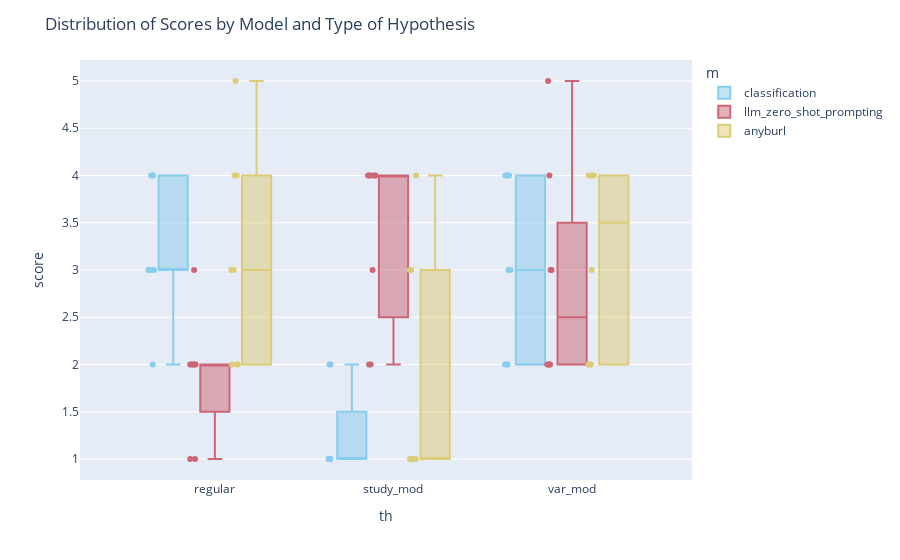

This figure's notebook cell:
### Code cell
color_palette = px.colors.qualitative.Safe
fig = px.box(ai_h, x='th', y='score', color='m', points='all',
             #labels={'Score': 'Scores', 'Model': 'Models', 'Type of Hypothesis': 'Type of Hypothesis'}
             color_discrete_sequence=color_palette
             )
fig.update_layout(title='Distribution of Scores by Model and Type of Hypothesis')
fig.write_image("../visualisations/user_studies_ai_h_scores.pdf", format='pdf')
fig.show()

### Figure 1 — Plotly figure (JSON) as saved in the notebook; plotly's stock layout.template omitted (floating-point values rounded to 4 significant figures)
{"data": [{"alignmentgroup": "True", "boxpoints": "all", "hovertemplate": "m=classification<br>th=%{x}<br>score=%{y}<extra></extra>", "legendgroup": "classification", "marker": {"color": "rgb(136, 204, 238)"}, "name": "classification", "notched": false, "offsetgroup": "classification", "orientation": "v", "showlegend": true, "type": "box", "x": ["regular", "regular", "regular", "regular", "regular", "regular", "regular", "regular", "study_mod", "study_mod", "study_mod", "study_mod", "study_mod", "study_mod", "study_mod", "study_mod", "var_mod", "var_mod", "var_mod", "var_mod", "var_mod", "var_mod", "var_mod", "var_mod"], "x0": " ", "xaxis": "x", "y": [3, 2, 4, 4, 3, 3, 4, 3, 1, 1, 2, 2, 1, 1, 1, 1, 4, 2, 4, 2, 2, 3, 4, 3], "y0": " ", "yaxis": "y"}, {"alignmentgroup": "True", "boxpoints": "all", "hovertemplate": "m=llm_zero_shot_prompting<br>th=%{x}<br>score=%{y}<extra></extra>", "legendgroup": "llm_zero_shot_prompting", "marker": {"color": "rgb(204, 102, 119)"}, "name": "llm_zero_shot_prompting", "notched": false, "offsetgroup": "llm_zero_shot_prompting", "orientation": "v", "showlegend": true, "type": "box", "x": ["regular", "regular", "regular", "regular", "regular", "regular", "regular", "regular", "study_mod", "study_mod", "study_mod", "study_mod", "study_mod", "study_mod", "study_mod", "study_mod", "var_mod", "var_mod", "var_mod", "var_mod", "var_mod", "var_mod", "var_mod", "var_mod"], "x0": " ", "xaxis": "x", "y": [2, 1, 1, 3, 2, 2, 2, 2, 2, 2, 4, 3, 4, 4, 4, 4, 2, 2, 4, 2, 5, 3, 3, 2], "y0": " ", "yaxis": "y"}, {"alignmentgroup": "True", "boxpoints": "all", "hovertemplate": "m=anyburl<br>th=%{x}<br>score=%{y}<extra></extra>", "legendgroup": "anyburl", "marker": {"color": "rgb(221, 204, 119)"}, "name": "anyburl", "notched": false, "offsetgroup": "anyburl", "orientation": "v", "showlegend": true, "type": "box", "x": ["regular", "regular", "regular", "regular", "regular", "regular", "regular", "regular", "study_mod", "study_mod", "study_mod", "study_mod", "study_mod", "study_mod", "study_mod", "study_mod", "var_mod", "var_mod", "var_mod", "var_mod", "var_mod", "var_mod", "var_mod", "var_mod"], "x0": " ", "xaxis": "x", "y": [5, 2, 4, 4, 2, 2, 3, 3, 1, 1, 3, 1, 3, 4, 1, 1, 2, 4, 2, 2, 4, 4, 3, 4], "y0": " ", "yaxis": "y"}], "layout": {"boxmode": "group", "legend": {"title": {"text": "m"}, "tracegroupgap": 0}, "margin": {"t": 60}, "title": {"text": "Distribution of Scores by Model and Type of Hypothesis"}, "xaxis": {"anchor": "y", "domain": [0, 1], "title": {"text": "th"}}, "yaxis": {"anchor": "x", "domain": [0, 1], "title": {"text": "score"}}}}
